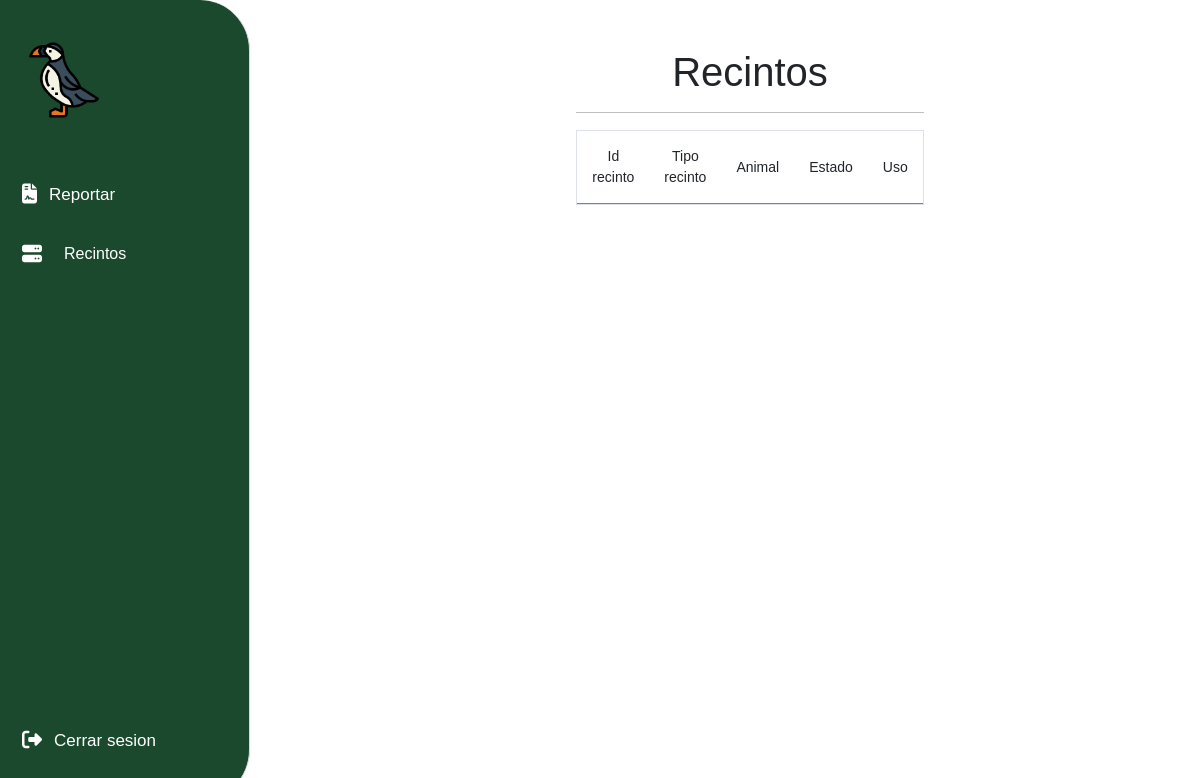
Before: /cuidador/cuidador.php with the older database file.
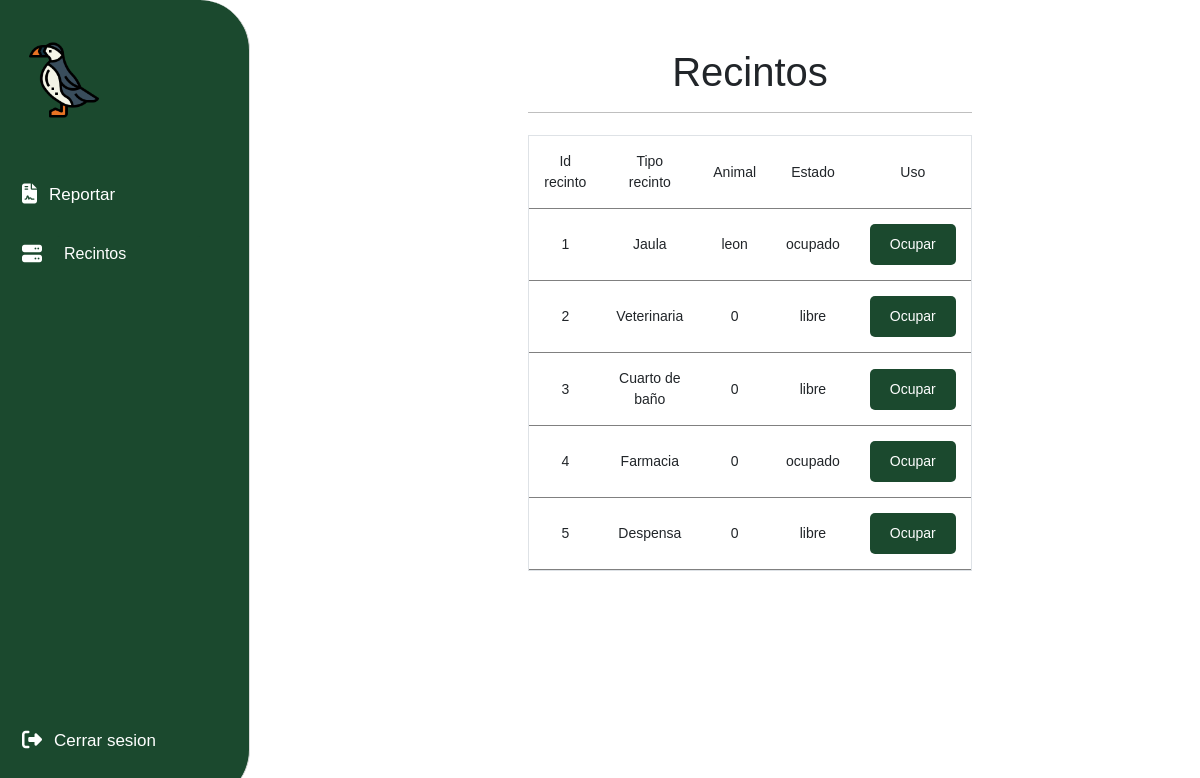
After: the same page with the newer database file.
### tables this page shows
CREATE TABLE `recintos` (
  `id_recintos` int(11) NOT NULL,
  `tipo` varchar(60) NOT NULL,
  `n_animales` varchar(60) NOT NULL,
  `estado` varchar(60) NOT NULL
);

### cuidador/cuidador.php (the view, shortened to what this page needs)
<?php
    require ('../includes/conexion.php');
?>
<!DOCTYPE html>
<html lang="es">
<head>
    <link rel="stylesheet" type="text/css" href="../CSS/cuidador.css">
    <link href="https://cdn.jsdelivr.net/npm/bootstrap@5.3.0-alpha3/dist/css/bootstrap.min.css" rel="stylesheet">
</head>
<body>
    <aside class="sidebar">
      <header class="sidebar-header">
        <img class="logo-img" src="../images/frailecillo.png"/>
      </header>
      <nav>
        <button type="button" data-bs-toggle="modal" data-bs-target="#reportes_cuidador">
          <span>
            <i class="fa-solid fa-file-contract" style="color: #ffffff;"></i>
            <span>Reportar</span>
          </span>
        </button>
        <button>
          <span>
            <i class="fa-solid fa-server" style="color: #ffffff;"></i>
            <span><select id="menu" class="tablas_menu"><option value="option1">Recintos</option>
            </select></span>
          </span>
        </button>
        <button id="logout-button">
          <span>
            <i class="fa-solid fa-right-from-bracket"></i>
            <span>Cerrar sesion</span>
          </span>
        </button>
      </nav>
    </aside>
    <div id="option1" class="opciones">
    <br><br>
    <center><h1>Recintos</h1></center>
    <hr style="border: none; border-top: 1px solid black;">
    <div id="recintos">
    	<div class="table">
    		<table>
    			<thead>
    			<tr>
    				<td>Id recinto</td>
    				<td>Tipo recinto</td>
    				<td>Animal</td>
    				<td>Estado</td>
            <td>Uso</td>
    			</tr>
    			</thead>
    			<tbody>
    				<?php
    				$sql="SELECT * from recintos";
    				$result=mysqli_query($conn,$sql);
    				while($mostrar=mysqli_fetch_array($result)){
                        $arreglo = $mostrar['id_recintos'].','.$mostrar['n_animales'].','.$mostrar['estado'];
    				 ?>
    				<tr>
    					<td><?php echo $mostrar['id_recintos'] ?></td>
    					<td><?php echo $mostrar['tipo'] ?></td>
    					<td><?php echo $mostrar['n_animales'] ?></td>
    					<td><?php echo $mostrar['estado'] ?></td>
    					<td><button type="button" data-bs-toggle="modal" data-bs-target="#editar_recintos" class="boton" onclick="estado_rec('<?php echo $arreglo?>')">Ocupar</td>
    				</tr>
    				<?php
    				}
    				 ?>
    			</tbody>
    		</table>
    	</div>
      </div>
    </div>
</body>
</html>

### CSS/cuidador.css (style rules this page uses)
* { font-family: Arial, sans-serif; }
.sidebar { position: fixed; top: 0; left: 0; display: flex; flex-direction: column; align-items: flex-start; width: 250px; height: 100%; padding: 40px 10px 30px 10px; background: #1b492e; border-right: 1px solid #dbdbdb; transition: 0.3s; color: white; border-top-right-radius: 50px; border-bottom-right-radius: 50px; }
.sidebar-header { width: 100%; margin-bottom: 44px; }
.logo-img { margin-left: 14px; height: 80px; }
.sidebar button { height: 60px; background: transparent; border: 0; padding: 0; font-family: inherit; color: inherit; cursor: pointer; }
.sidebar button>span { display: flex; align-items: center; gap: 12px; height: 48px; padding: 0 12px; border-radius: 24px; line-height: 1; }
.sidebar button>span>span { transition: 0.3s; }
.sidebar button i { position: relative; font-size: 20px; transition: 0.2s; }
.sidebar button span { font-size: 17px; }
.sidebar>nav { flex: 1 1 auto; display: flex; flex-direction: column; width: 100%; }
.sidebar>nav button:last-child { margin-top: auto; }
.tablas_menu { width: 150px; padding: 10px; border: none; background-color: #1b492e; font-size: 16px; appearance: none; -webkit-appearance: none; border-radius: 5%; color: white; }
.tablas_menu:after { content: "\25BC"; position: relative; top: 0; right: 0; padding: 10px; background-color: #1b492e; font-size: 16px; pointer-events: none; }
.opciones { margin-left: 600px; margin-right: 300px; width: 80%; }
body { display: flex; align-items: center; justify-content: center; background: white; }
.table { border: solid 1px #1b492e; margin-top: 5%; table-layout: auto; }
table { color: black; font-size: 14px; table-layout: fixed; }
thead { background: #1b492e; color: white; }
td { padding: 15px; border-bottom: solid 1px #1b492e; text-align: center; }
tbody tr { cursor: pointer; }
.boton { background-color: #1b492e; color: white; padding: 10px 20px; border: none; border-radius: 5px; cursor: pointer; }

Changed rows visible on the page:
added recintos: id_recintos "1", tipo "Jaula", n_animales "leon", estado "ocupado"
added recintos: id_recintos "2", tipo "Veterinaria", n_animales "0", estado "libre"
added recintos: id_recintos "3", tipo "Cuarto de baño", n_animales "0", estado "libre"
added recintos: id_recintos "4", tipo "Farmacia", n_animales "0", estado "ocupado"
added recintos: id_recintos "5", tipo "Despensa", n_animales "0", estado "libre"
